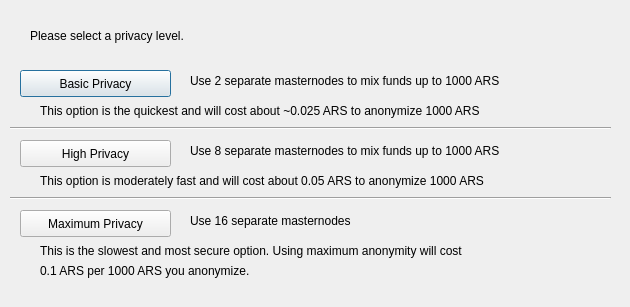
<?xml version="1.0" encoding="UTF-8"?>
<ui version="4.0">
 <class>DarksendConfig</class>
 <widget class="QDialog" name="DarksendConfig">
  <property name="geometry">
   <rect>
    <x>0</x>
    <y>0</y>
    <width>630</width>
    <height>307</height>
   </rect>
  </property>
  <property name="windowTitle">
   <string>Configure PrivateSend</string>
  </property>
  <widget class="QPushButton" name="buttonBasic">
   <property name="geometry">
    <rect>
     <x>20</x>
     <y>70</y>
     <width>151</width>
     <height>27</height>
    </rect>
   </property>
   <property name="text">
    <string>Basic Privacy</string>
   </property>
  </widget>
  <widget class="QPushButton" name="buttonHigh">
   <property name="geometry">
    <rect>
     <x>20</x>
     <y>140</y>
     <width>151</width>
     <height>27</height>
    </rect>
   </property>
   <property name="text">
    <string>High Privacy</string>
   </property>
  </widget>
  <widget class="QPushButton" name="buttonMax">
   <property name="geometry">
    <rect>
     <x>20</x>
     <y>210</y>
     <width>151</width>
     <height>27</height>
    </rect>
   </property>
   <property name="text">
    <string>Maximum Privacy</string>
   </property>
  </widget>
  <widget class="QLabel" name="label">
   <property name="geometry">
    <rect>
     <x>30</x>
     <y>20</y>
     <width>571</width>
     <height>31</height>
    </rect>
   </property>
   <property name="text">
    <string>Please select a privacy level.</string>
   </property>
  </widget>
  <widget class="QLabel" name="label_2">
   <property name="geometry">
    <rect>
     <x>190</x>
     <y>70</y>
     <width>421</width>
     <height>21</height>
    </rect>
   </property>
   <property name="text">
    <string>Use 2 separate masternodes to mix funds up to 1000 ARS</string>
   </property>
  </widget>
  <widget class="QLabel" name="label_3">
   <property name="geometry">
    <rect>
     <x>190</x>
     <y>140</y>
     <width>411</width>
     <height>21</height>
    </rect>
   </property>
   <property name="text">
    <string>Use 8 separate masternodes to mix funds up to 1000 ARS</string>
   </property>
  </widget>
  <widget class="QLabel" name="label_4">
   <property name="geometry">
    <rect>
     <x>190</x>
     <y>210</y>
     <width>421</width>
     <height>21</height>
    </rect>
   </property>
   <property name="text">
    <string>Use 16 separate masternodes</string>
   </property>
  </widget>
  <widget class="QLabel" name="label_6">
   <property name="geometry">
    <rect>
     <x>40</x>
     <y>100</y>
     <width>561</width>
     <height>21</height>
    </rect>
   </property>
   <property name="text">
    <string>This option is the quickest and will cost about ~0.025 ARS to anonymize 1000 ARS</string>
   </property>
  </widget>
  <widget class="QLabel" name="label_7">
   <property name="geometry">
    <rect>
     <x>40</x>
     <y>170</y>
     <width>561</width>
     <height>21</height>
    </rect>
   </property>
   <property name="text">
    <string>This option is moderately fast and will cost about 0.05 ARS to anonymize 1000 ARS</string>
   </property>
  </widget>
  <widget class="QLabel" name="label_8">
   <property name="geometry">
    <rect>
     <x>40</x>
     <y>240</y>
     <width>561</width>
     <height>21</height>
    </rect>
   </property>
   <property name="text">
    <string>This is the slowest and most secure option. Using maximum anonymity will cost</string>
   </property>
  </widget>
  <widget class="QLabel" name="label_9">
   <property name="geometry">
    <rect>
     <x>40</x>
     <y>260</y>
     <width>561</width>
     <height>21</height>
    </rect>
   </property>
   <property name="text">
    <string>0.1 ARS per 1000 ARS you anonymize.</string>
   </property>
  </widget>
  <widget class="Line" name="line">
   <property name="geometry">
    <rect>
     <x>10</x>
     <y>120</y>
     <width>601</width>
     <height>16</height>
    </rect>
   </property>
   <property name="orientation">
    <enum>Qt::Horizontal</enum>
   </property>
  </widget>
  <widget class="Line" name="line_2">
   <property name="geometry">
    <rect>
     <x>10</x>
     <y>190</y>
     <width>601</width>
     <height>16</height>
    </rect>
   </property>
   <property name="orientation">
    <enum>Qt::Horizontal</enum>
   </property>
  </widget>
 </widget>
 <resources/>
 <connections/>
</ui>
